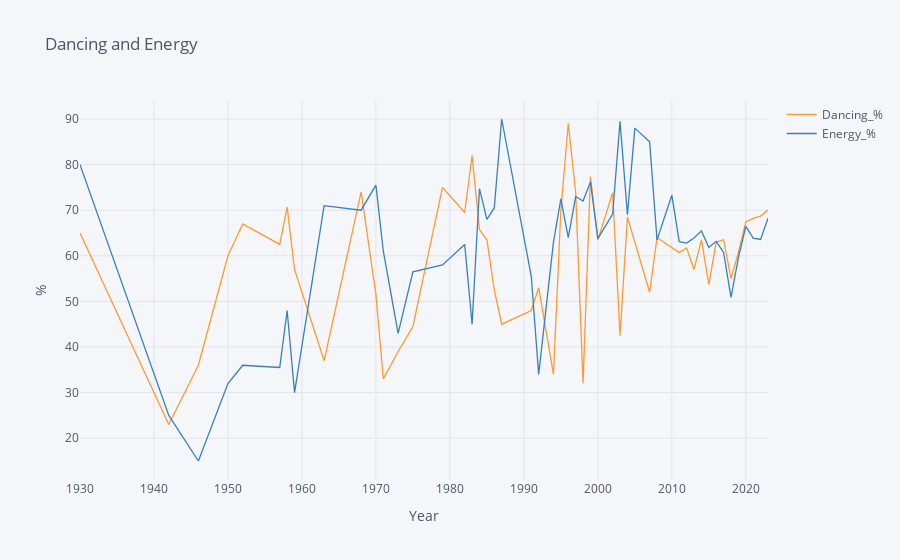

Source (notebook cell):
### Code cell
# fig = plt.figure(figsize = (10,6))
# ax = fig.add_axes([0,0,1,1])
# ax.plot(value_of_dance.index, value_of_dance.values, label = 'Dance (%)')
# ax.plot(value_of_energy.index, value_of_energy.values, label = 'Energy (%)')
# ax.set_xlabel('Year')
# ax.set_ylabel('% of action')
# ax.legend(loc = 0)
# ax.set_xlim([2000,2023])
# plt.show()
value_of_dancenergy = pd.DataFrame({'Dancing_%' : value_of_dance, 'Energy_%': value_of_energy})
value_of_dancenergy.iplot(kind = 'line', xTitle = 'Year', yTitle = '%', title = 'Dancing and Energy')

### Figure 1 — Plotly figure (JSON) as saved in the notebook; plotly's stock layout.template omitted (floating-point values rounded to 4 significant figures)
{"data": [{"line": {"color": "rgba(255, 153, 51, 1.0)", "dash": "solid", "shape": "linear", "width": 1.3}, "mode": "lines", "name": "Dancing_%", "text": "", "type": "scatter", "x": [1930, 1942, 1946, 1950, 1952, 1957, 1958, 1959, 1963, 1968, 1970, 1971, 1973, 1975, 1979, 1982, 1983, 1984, 1985, 1986, 1987, 1991, 1992, 1994, 1995, 1996, 1997, 1998, 1999, 2000, 2002, 2003, 2004, 2005, 2007, 2008, 2010, 2011, 2012, 2013, 2014, 2015, 2016, 2017, 2018, 2019, 2020, 2021, 2022, 2023], "y": [65, 23, 36, 60, 67, 62.5, 70.67, 57, 37, 74, 51.5, 33, 39, 44.5, 75, 69.5, 82, 65.75, 63.5, 52.5, 45, 48, 53, 34, 70, 89, 74, 32, 77.4, 63.5, 73.83, 42.5, 68.5, 63, 52, 64, 61.71, 60.7, 61.7, 57, 63.54, 53.73, 63, 63.52, 55, 60.72, 67.43, 68.18, 68.71, 70.02]}, {"line": {"color": "rgba(55, 128, 191, 1.0)", "dash": "solid", "shape": "linear", "width": 1.3}, "mode": "lines", "name": "Energy_%", "text": "", "type": "scatter", "x": [1930, 1942, 1946, 1950, 1952, 1957, 1958, 1959, 1963, 1968, 1970, 1971, 1973, 1975, 1979, 1982, 1983, 1984, 1985, 1986, 1987, 1991, 1992, 1994, 1995, 1996, 1997, 1998, 1999, 2000, 2002, 2003, 2004, 2005, 2007, 2008, 2010, 2011, 2012, 2013, 2014, 2015, 2016, 2017, 2018, 2019, 2020, 2021, 2022, 2023], "y": [80, 25, 15, 32, 36, 35.5, 48, 30, 71, 70, 75.5, 61, 43, 56.5, 58, 62.5, 45, 74.75, 68, 70.5, 90, 55.5, 34, 63, 72.5, 64, 73, 72, 76.2, 63.75, 69.17, 89.5, 69, 88, 85, 63.5, 73.29, 63.1, 62.8, 63.92, 65.46, 61.82, 63.17, 60.74, 50.9, 59.58, 66.43, 63.89, 63.58, 68.22]}], "layout": {"autosize": true, "legend": {"bgcolor": "#F5F6F9", "font": {"color": "#4D5663"}}, "paper_bgcolor": "#F5F6F9", "plot_bgcolor": "#F5F6F9", "title": {"font": {"color": "#4D5663"}, "text": "Dancing and Energy"}, "xaxis": {"autorange": true, "gridcolor": "#E1E5ED", "range": [1930, 2023], "showgrid": true, "tickfont": {"color": "#4D5663"}, "title": {"font": {"color": "#4D5663"}, "text": "Year"}, "type": "linear", "zerolinecolor": "#E1E5ED"}, "yaxis": {"autorange": true, "gridcolor": "#E1E5ED", "range": [10.83, 94.17], "showgrid": true, "tickfont": {"color": "#4D5663"}, "title": {"font": {"color": "#4D5663"}, "text": "%"}, "type": "linear", "zerolinecolor": "#E1E5ED"}}}
